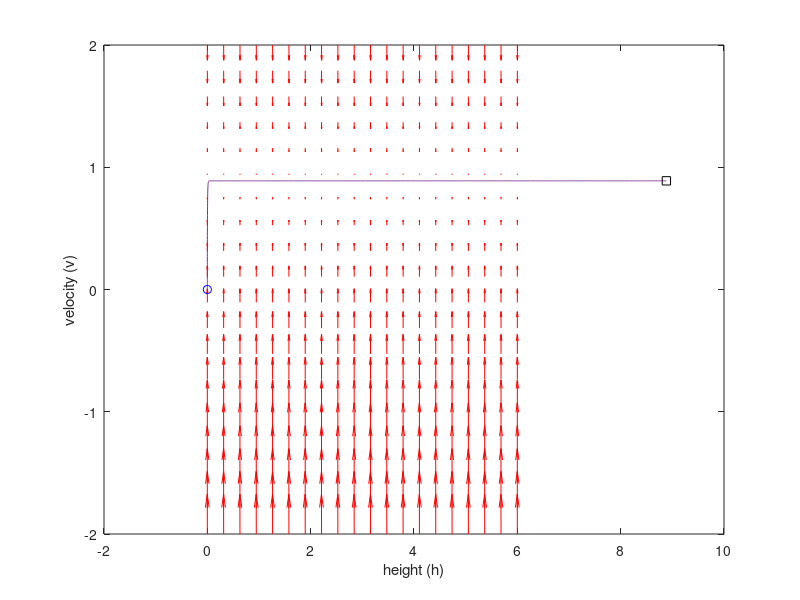

Here is the MATLAB script that generated this plot:
% reset environment
clear all; close all; clc

% const
G = 6
m = 4.5
r = 0.01905
R = 0.047
Kt = 0.0182
Kv = 56.004

A = (-G*G*Kt)/(R*r*r*m*Kv);
B = (G*Kt)/(R*r*m);

V = 5

% state_dot elevator equation
f = @(t,h) [h(2); A*h(2)+B*V];

% plot frame
grid_h = linspace(0,6,20);
grid_v = linspace(-2,2,20);
[x,y] = meshgrid(grid_h,grid_v);

% create the vector field
t=0; % graph field at t=0
u = zeros(size(x));
v = zeros(size(x));
for i = 1:numel(x)
    state_dot = f(t,[x(i); y(i)]);
    u(i) = state_dot(1);
    v(i) = state_dot(2);
end

% display the vector field
quiver(x,y,u,v,'r'); figure(gcf)
xlabel('height (h)')
ylabel('velocity (v)')
%axis tight equal;

% initial conditions
h = 0;
v = 0;

% graph the solved equation
tspan = [0,10]
hold on
[ts,ys] = ode45(f,tspan,[h;v]);
plot(ys(:,1),ys(:,2))
plot(ys(1,1),ys(1,2),'bo') % plot starting point as blue circle
plot(ys(end,1),ys(end,2),'ks') % plot ending point as black square
hold off

